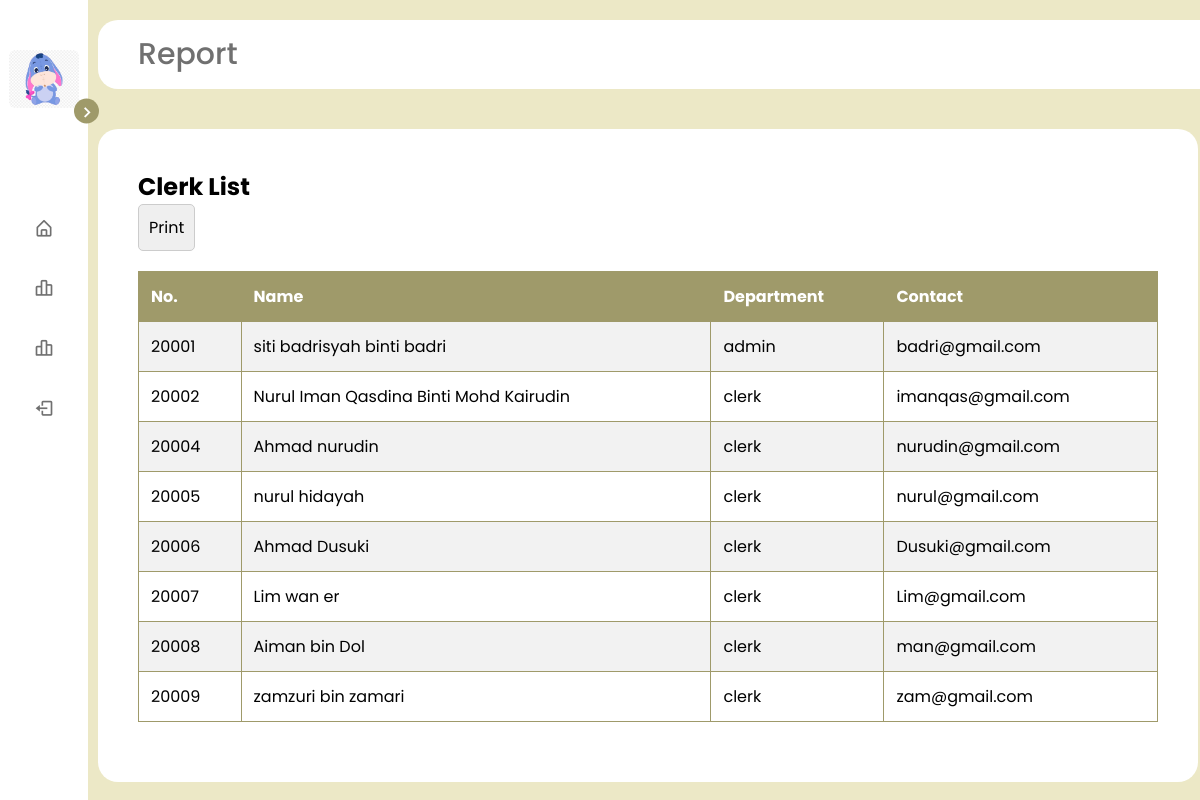
The app's page /PRINCIPAL/clerkReport.php (signed in) with its own data.
### tables this page shows
CREATE TABLE `clerk` (
  `CLERKID` int NOT NULL,
  `CLERKNAME` varchar(255) NOT NULL,
  `CLERKPNO` varchar(12) DEFAULT NULL,
  `CLERKDOB` date DEFAULT NULL,
  `CLERKEMAIL` varchar(50) DEFAULT NULL,
  `CLERKTYPE` varchar(10) DEFAULT NULL,
  `CLERKPASSWORD` varchar(30) NOT NULL,
  `CLERKIMAGE` varchar(255) DEFAULT NULL,
  `STATUS` varchar(50) DEFAULT NULL
);

### PRINCIPAL/clerkReport.php (the view, shortened to what this page needs)
<?php
require_once("../dbConnect.php");
$stmtClerk = $dbCon->prepare("SELECT clerkid, clerkname, clerktype, clerkemail FROM clerk");
$stmtClerk->execute();
$stmtClerk->store_result();
$stmtClerk->bind_result($clerkid, $clerkname, $department, $contact);
?>
<!DOCTYPE html>
<html lang="en">
<head>
    <link href='https://unpkg.com/boxicons@2.1.1/css/boxicons.min.css' rel='stylesheet'>
    <link rel="stylesheet" href="https://cdnjs.cloudflare.com/ajax/libs/font-awesome/5.15.4/css/all.min.css">
    <link rel="stylesheet" href="https://stackpath.bootstrapcdn.com/font-awesome/4.7.0/css/font-awesome.min.css">
    <link rel="stylesheet" href="https://cdnjs.cloudflare.com/ajax/libs/font-awesome/5.15.4/css/all.min.css">
</head>
<body>
<nav class="sidebar close">
        <header>
            <span class="image">
                <img src="../ClerkImage/chibi.jpg" alt="">
            </span>
            <i class='bx bx-chevron-right toggle'></i>
        </header>
        <div class="menu-bar">
            <div class="menu">
                <ul class="menu-links">
                    <li class="nav-link">
                        <a href="../PRINCIPAL/PrincipalDashboard.php">
                            <i class='bx bx-home-alt icon' ></i>
                        </a>
                    </li>
                    <li class="nav-link">
                        <a href="../PRINCIPAL/report.php">
                            <i class='bx bx-bar-chart-alt-2 icon' ></i>
                        </a>
                    </li>
                    <li class="nav-link">
                        <a href="../PRINCIPAL/clerkReport.php">
                            <i class='bx bx-bar-chart-alt-2 icon' ></i>
                        </a>
                    </li>
                    <li class="">
                        <a href="../logout.php">
                            <i class='bx bx-log-out icon' ></i>
                        </a>
                    </li>
                </ul>
            </div>
        </div>
    </nav>
    <section class="home">
        <div class="dashboard-wrapper">Report</div>
        <div class="table-wrapper">
            <h2>Clerk List</h2>
            <button class="print-button" onclick="printTable()">Print</button>
            <table id="clerkTable">
                <thead>
                    <tr>
                        <th>No.</th>
                        <th>Name</th>
                        <th>Department</th>
                        <th>Contact</th>
                    </tr>
                </thead>
                <tbody>
                    <?php
                    if ($stmtClerk->num_rows > 0) {
                        while ($stmtClerk->fetch()) {
                            echo "<tr>";
                            echo "<td>" . htmlspecialchars($clerkid) . "</td>";
                            echo "<td>" . htmlspecialchars($clerkname) . "</td>";
                            echo "<td>" . htmlspecialchars($department) . "</td>";
                            echo "<td>" . htmlspecialchars($contact) . "</td>";
                            echo "</tr>";
                        }
                    } else {
                        echo "<tr><td colspan='4'>No clerks found</td></tr>";
                    }
                    ?>
                </tbody>
            </table>
        </div>
    </section>
</body>
</html>

### PRINCIPAL/clerkReport.php (style rules this page uses)
* { margin: 0; padding: 0; box-sizing: border-box; font-family: 'Poppins', sans-serif; }
:root { --body-color: #ECE8C6; --sidebar-color: #FFF; --primary-color: #9F9A6A; --primary-color-light: #F6F5FF; --toggle-color: #DDD; --text-color: #707070; --tran-03: all 0.2s ease; --tran-03: all 0.3s ease; --tran-04: all 0.3s ease; --tran-05: all 0.3s ease; }
body { min-height: 100vh; background-color: var(--body-color); transition: var(--tran-05); }
.sidebar { position: fixed; top: 0; left: 0; height: 100%; width: 250px; padding: 10px 14px; background: var(--sidebar-color); transition: var(--tran-05); z-index: 100; }
.sidebar.close { width: 88px; }
.sidebar li { height: 50px; list-style: none; display: flex; align-items: center; margin-top: 10px; }
.sidebar header .image, .sidebar .icon { min-width: 60px; border-radius: 6px; }
.sidebar .icon { min-width: 60px; border-radius: 6px; height: 100%; display: flex; align-items: center; justify-content: center; font-size: 20px; }
.sidebar .text, .sidebar .icon { color: var(--text-color); transition: var(--tran-03); }
.sidebar header { position: relative; }
.sidebar header .image { display: flex; align-items: center; justify-content: center; margin-top: 40px; }
.sidebar header .image img { width: 70px; border-radius: 6px; }
.sidebar header .toggle { position: absolute; top: 50%; right: -25px; transform: translateY(-50%) rotate(180deg); height: 25px; width: 25px; background-color: var(--primary-color); color: var(--sidebar-color); border-radius: 50%; display: flex; align-items: center; justify-content: center; font-size: 22px; cursor: pointer; transition: var(--tran-05); }
.sidebar.close .toggle { transform: translateY(-50%) rotate(0deg); }
.sidebar .menu { margin-top: 20px; }
.sidebar li a { list-style: none; height: 100%; background-color: transparent; display: flex; align-items: center; height: 100%; width: 100%; border-radius: 6px; text-decoration: none; transition: var(--tran-03); }
.sidebar .menu-bar { height: calc(100% - 55px); display: flex; flex-direction: column; justify-content: space-between; overflow-y: scroll; }
.home { position: absolute; top: 0; top: 0; left: 250px; height: 100vh; width: calc(100% - 250px); background-color: var(--body-color); transition: var(--tran-05); }
.dashboard-wrapper { font-size: 30px; font-weight: 500; color: var(--text-color); padding: 12px 40px; background: white; margin-top: 20px; margin-left: 20px; border-top-left-radius: 20px; border-bottom-left-radius: 20px; }
.sidebar.close ~ .home { left: 78px; height: 100vh; width: calc(100% - 78px); }
.table-wrapper { width: 98%; padding: 40px; background-color: #fff; margin-left: 20px; margin-right: 20px; margin-top: 40px; border-radius: 20px; }
table { width: 100%; border-collapse: collapse; margin-top: 20px; margin-bottom: 20px; }
table, th, td { border: 1px solid var(--primary-color); }
th, td { padding: 12px; text-align: left; }
th { background-color: var(--primary-color); color: var(--sidebar-color); }
tbody tr:nth-child(odd) { background-color: #f2f2f2; }
.print-button { padding: 10px; font-size: 16px; border-radius: 5px; border: 1px solid #ccc; cursor: pointer; transition: background-color 0.3s ease, color 0.3s ease; }

### records on screen
clerk: CLERKID "20001", CLERKNAME "siti badrisyah binti badri", CLERKTYPE "admin", CLERKEMAIL "badri@gmail.com"
clerk: CLERKID "20002", CLERKNAME "Nurul Iman Qasdina Binti Mohd Kairudin", CLERKTYPE "clerk", CLERKEMAIL "imanqas@gmail.com"
clerk: CLERKID "20004", CLERKNAME "Ahmad nurudin", CLERKTYPE "clerk", CLERKEMAIL "nurudin@gmail.com"
clerk: CLERKID "20005", CLERKNAME "nurul hidayah", CLERKTYPE "clerk", CLERKEMAIL "nurul@gmail.com"
clerk: CLERKID "20006", CLERKNAME "Ahmad Dusuki", CLERKTYPE "clerk", CLERKEMAIL "Dusuki@gmail.com"
clerk: CLERKID "20007", CLERKNAME "Lim wan er", CLERKTYPE "clerk", CLERKEMAIL "Lim@gmail.com"
clerk: CLERKID "20008", CLERKNAME "Aiman bin Dol", CLERKTYPE "clerk", CLERKEMAIL "man@gmail.com"
clerk: CLERKID "20009", CLERKNAME "zamzuri bin zamari", CLERKTYPE "clerk", CLERKEMAIL "zam@gmail.com"
